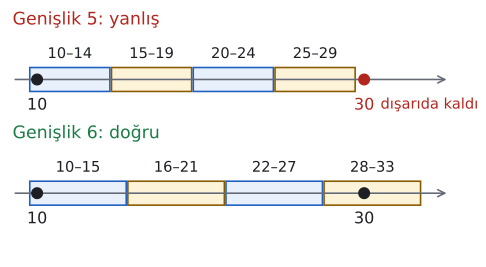

This figure's Python source:
import sys; sys.path.insert(0, "tools")
from cizim import *

# Ders örneği: en küçük veri 10, en büyük veri 30, 4 grup. 20 / 4 = 5 tam çıkıyor.
# Genişlik 5 alınırsa 30 dışarıda kalır; 6 alınınca bütün veriler gruplara girer.
fig, ax = sekil(6, 3.4)
ax.set_xlim(8.2, 35.5); ax.set_ylim(-0.7, 3.5); ax.axis("off")
satirlar = ((2.3, 5, "Genişlik 5: yanlış", KIRMIZI), (0.4, 6, "Genişlik 6: doğru", YESIL))
for y, g, baslik, renk in satirlar:
    ax.annotate("", xy=(35.2, y), xytext=(8.5, y), arrowprops=dict(arrowstyle="->", color=SOLUK, lw=1.2))
    for i in range(4):
        a, b = 10 + i * g, 10 + i * g + g - 1
        ax.add_patch(patches.Rectangle((a - 0.45, y - 0.2), b - a + 0.9, 0.4, facecolor=MAVI_ACIK if i % 2 == 0 else SARI_ACIK,
                                       edgecolor=MAVI if i % 2 == 0 else SARI, lw=1.2, zorder=2))
        ax.text((a + b) / 2, y + 0.3, f"{a}–{b}", ha="center", va="bottom", fontsize=11, color=YAZI)
    ax.text(8.5, y + 0.85, baslik, ha="left", va="bottom", fontsize=13, color=renk)
    for t, ad in ((10, "en küçük"), (30, "en büyük")):
        disarida = t > 10 + 4 * g - 1
        ax.plot(t, y, "o", color=KIRMIZI if disarida else YAZI, markersize=8, zorder=5)
        ax.text(t, y - 0.3, str(t), ha="center", va="top", fontsize=12, color=KIRMIZI if disarida else YAZI)
    if 30 > 10 + 4 * g - 1:
        ax.text(31, y - 0.3, "dışarıda kaldı", ha="left", va="top", fontsize=11, color=KIRMIZI)
kaydet(fig, __file__)
